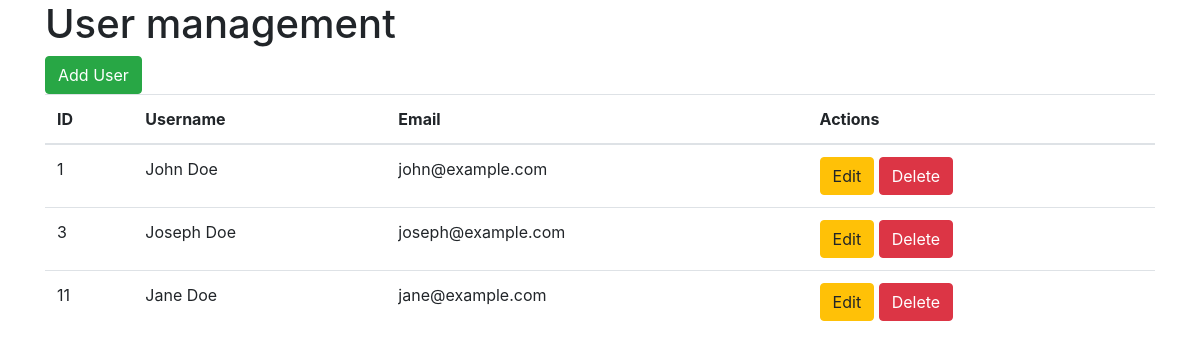
Before: / with the older database file.
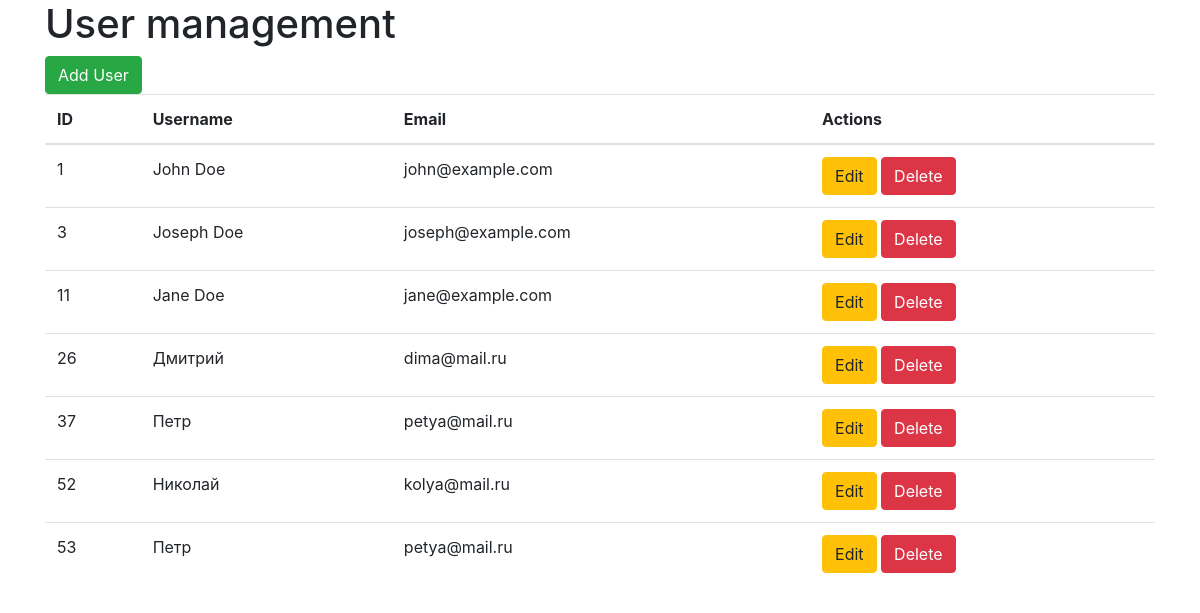
After: the same page with the newer database file.
### tables this page shows
CREATE TABLE `users` (
  `id` int(11) NOT NULL,
  `name` varchar(255) NOT NULL,
  `email` varchar(255) NOT NULL,
  `newFileName` varchar(255) NOT NULL,
  `password` varchar(255) NOT NULL
);

### index.php (the view, shortened to what this page needs)
<!DOCTYPE html>
<html lang="en">
<head>
	<link rel="stylesheet" href="https://stackpath.bootstrapcdn.com/bootstrap/4.3.1/css/bootstrap.min.css">
</head>
<body>
	<div class="container">
		<div class="row">
			<div class="col-md-12">
				<h1>User management</h1>
				<a href="create.html" class="btn btn-success">Add User</a>
				<table class="table">
					<thead>
						<tr>
							<th>ID</th>
							<th>Username</th>
							<th>Email</th>
							<th>Actions</th>
						</tr>
					</thead>
					<tbody>
						<?php
							$pdo = new PDO('mysql:host=localhost;dbname=management;charset=utf8', 'root', '');
							$sql ="SELECT * FROM users";
							$statement =$pdo ->query($sql);
							$data = $statement ->fetchAll(PDO::FETCH_ASSOC);
							foreach($data as $user):
						?>
							<tr>
								<td><?= $user['id']; ?></td>
								<td><?= $user['name']; ?></td>
								<td><?= $user['email']; ?></td>
								<td>
									<a href="edit.html?id=<?= $user['id']; ?>" class="btn btn-warning">Edit</a>
									<a href="?id=<?= $user['id']; ?>" onclick="return confirm('are you sure?')" class="btn btn-danger">Delete</a>
								</td>
							</tr>
						<?php endforeach; ?>
					</tbody>
				</table>
			</div>
		</div>
	</div>
</body>
</html>

Changed rows visible on the page:
added users: id "26", name "Дмитрий", email "dima@mail.ru"
added users: id "37", name "Петр", email "petya@mail.ru"
added users: id "52", name "Николай", email "kolya@mail.ru"
added users: id "53", name "Петр", email "petya@mail.ru"
